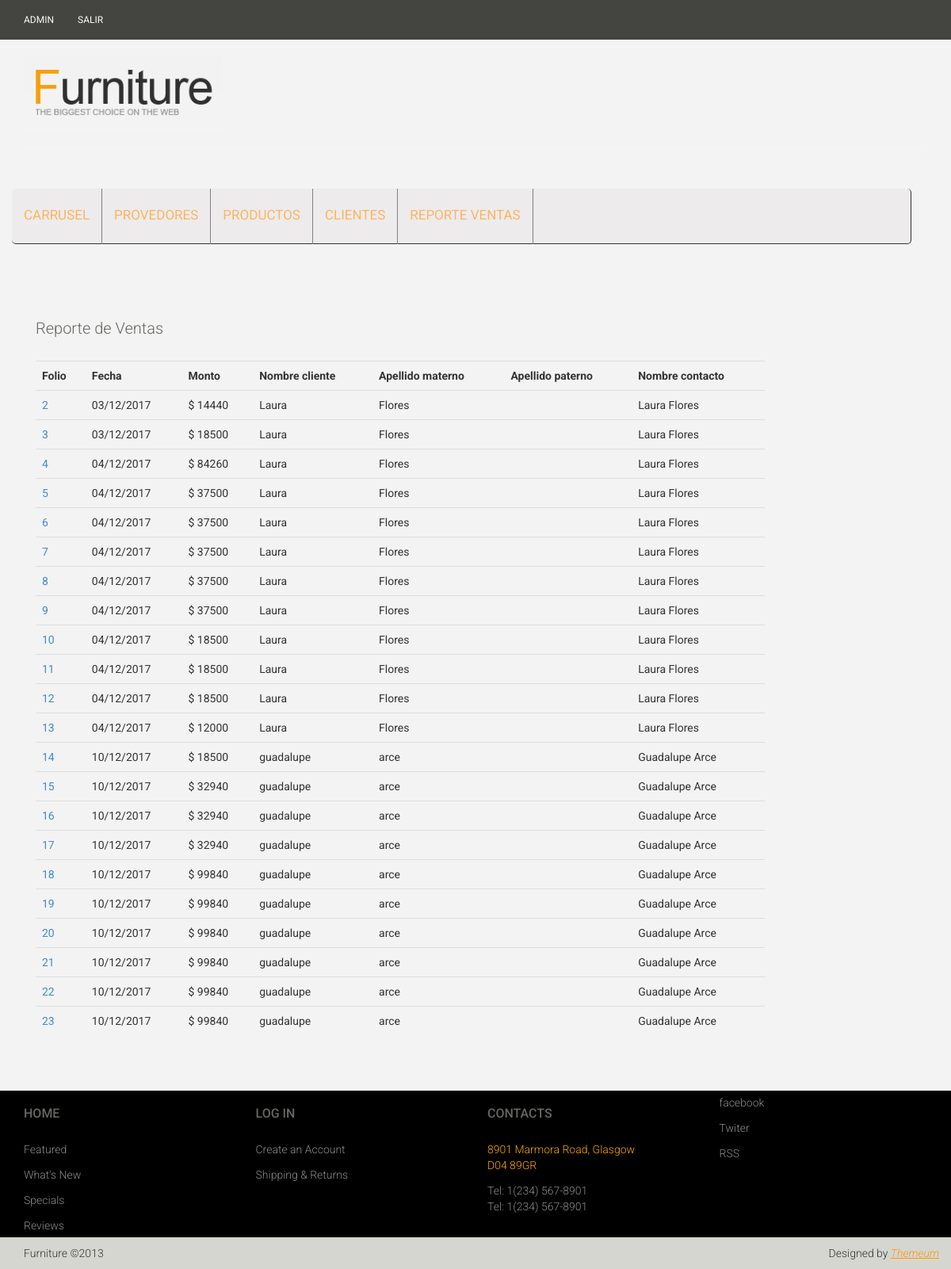
Screenshot of /reporte.php (signed in) with the database file from the repository.
### tables this page shows
CREATE TABLE `pv_venta` (
  `folio` int(11) NOT NULL AUTO_INCREMENT,
  `feha` date DEFAULT NULL,
  `monto` float DEFAULT NULL,
  `id_cliente` int(11) NOT NULL,
  `id_proceso` int(11) NOT NULL,
  PRIMARY KEY (`folio`),
  KEY `fk_PV_VENTA_PV_CLIENTE1_idx` (`id_cliente`),
  KEY `fk_PV_VENTA_PV_PROCESO1_idx` (`id_proceso`),
  CONSTRAINT `fk_PV_VENTA_PV_CLIENTE1` FOREIGN KEY (`id_cliente`) REFERENCES `pv_cliente` (`id_cliente`) ON DELETE NO ACTION ON UPDATE NO ACTION,
  CONSTRAINT `fk_PV_VENTA_PV_PROCESO1` FOREIGN KEY (`id_proceso`) REFERENCES `pv_proceso` (`id_proceso`) ON DELETE NO ACTION ON UPDATE NO ACTION
);

CREATE TABLE `pv_cliente` (
  `id_cliente` int(11) NOT NULL AUTO_INCREMENT,
  `nombre_cliente` varchar(45) DEFAULT NULL,
  `ap_paterno_cliente` varchar(45) DEFAULT NULL,
  `ap_materno_cliente` varchar(45) DEFAULT NULL,
  `codigo_postal` int(11) DEFAULT NULL,
  `calle` varchar(255) DEFAULT NULL,
  `numero_exterior` varchar(50) DEFAULT NULL,
  `numero_interior` varchar(50) DEFAULT NULL,
  `entre_calles` varchar(512) DEFAULT NULL,
  `referencias` varchar(255) DEFAULT NULL,
  `id_estado` int(11) DEFAULT NULL,
  `id_municipio` int(11) DEFAULT NULL,
  `colonia` varchar(255) DEFAULT NULL,
  `nombre_contacto` varchar(255) DEFAULT NULL,
  `telefono` bigint(20) DEFAULT NULL,
  PRIMARY KEY (`id_cliente`),
  KEY `fk_PV_CLIENTE_PV_ESTADO` (`id_estado`),
  KEY `fk_PV_CLIENTE_PV_MUNICIPIO` (`id_municipio`),
  CONSTRAINT `fk_PV_CLIENTE_PV_ESTADO` FOREIGN KEY (`id_estado`) REFERENCES `pv_estado` (`id_estado`) ON DELETE NO ACTION ON UPDATE NO ACTION,
  CONSTRAINT `fk_PV_CLIENTE_PV_MUNICIPIO` FOREIGN KEY (`id_municipio`) REFERENCES `pv_municipio` (`id_municipio`) ON DELETE NO ACTION ON UPDATE NO ACTION
);

### reporte.php (the view, shortened to what this page needs)
<!DOCTYPE html>
<html lang="en">
<head>
    <link href="css/bootstrap.min.css" rel="stylesheet">
    <link href="css/font-awesome.min.css" rel="stylesheet">
    <link href="css/prettyPhoto.css" rel="stylesheet">
    <link href="css/price-range.css" rel="stylesheet">
    <link href="css/animate.css" rel="stylesheet">
    <link href="css/main.css" rel="stylesheet">
    <link href="css/responsive.css" rel="stylesheet">
    <link href="css/furniture.css" rel="stylesheet">
</head>
<body>
  <header id="header">
    <?php include_once('headeradmin.php'); ?>
  </header>
  <section id="form">
    <div class="container">
        <div class="col-md-10">
          <div class="signup-form">
            <h2>Reporte de Ventas</h2>
            <?php
            include_once('conexion.php');
            $sql = "select folio, date_format(feha, '%d/%m/%Y') as feha, monto, c.nombre_cliente, c.ap_paterno_cliente,
            c.ap_materno_cliente, c.nombre_contacto, c.calle, c.numero_exterior, c.numero_interior, c.entre_calles, c.referencias, c.colonia,
            e.estado, m.municipio, c.codigo_postal
            from pv_venta v
            inner join pv_cliente c on v.id_cliente = c.id_cliente
            inner join pv_estado e on c.id_estado = e.id_estado
            inner join pv_municipio m on c.id_municipio = m.id_municipio ";
            $resulta = $conn->query($sql) or die("error: " . mysqli_error($conn));
            echo "<table class='table'>";
            echo "<tr>";
            echo "<th>Folio</th>";
            echo "<th>Fecha</th>";
            echo "<th>Monto</th>";
            echo "<th>Nombre cliente</th>";
            echo "<th>Apellido materno</th>";
            echo "<th>Apellido paterno</th>";
            echo "<th>Nombre contacto</th>";
            echo "</tr>";
            while($row=$resulta->fetch_assoc()){
              echo "<tr>";
              echo "<td><a href='reporteDetalle.php?folio=" . $row['folio'] . "'>". $row['folio'] ."</a></td>";
              echo "<td>". $row['feha'] ."</td>";
              echo "<td>$ ". $row['monto'] ."</td>";
              echo "<td>". $row['nombre_cliente'] ."</td>";
              echo "<td>". $row['ap_paterno_cliente'] ."</td>";
              echo "<td>". $row['ap_materno_cliente'] ."</td>";
              echo "<td>". $row['nombre_contacto'] ."</td>";
              echo "</tr>";
            }
            echo "</table>";
            ?>
          </div>
        </div>
    </div>
  </section>
  <footer id="footer">
    <?php include_once('footer.php'); ?>
  </footer>
</body>
</html>

### css/main.css (style rules this page uses)
body { font-family: 'Roboto', sans-serif; background:#f3f3f3; position: relative; font-weight:400px; }
a { -webkit-transition: 300ms; -moz-transition: 300ms; -o-transition: 300ms; transition: 300ms; }
h1, h2, h3, h4, h5, h6 { font-family: 'Roboto', sans-serif; }
#footer { background: #000; }
#form { display: block; margin-bottom: 50px; margin-top: 25px; overflow: hidden; }
.login-form h2, .signup-form h2 { color: #696763; font-family: 'Roboto', sans-serif; font-size: 20px; font-weight: 300; margin-bottom: 30px; }

### rows the page displays
pv_venta: folio "2", feha "03/12/2017", monto "14440", id_cliente.nombre_cliente "Laura", id_cliente.ap_paterno_cliente "Flores", id_cliente.nombre_contacto "Laura Flores"
pv_venta: folio "3", feha "03/12/2017", monto "18500", id_cliente.nombre_cliente "Laura", id_cliente.ap_paterno_cliente "Flores", id_cliente.nombre_contacto "Laura Flores"
pv_venta: folio "4", feha "04/12/2017", monto "84260", id_cliente.nombre_cliente "Laura", id_cliente.ap_paterno_cliente "Flores", id_cliente.nombre_contacto "Laura Flores"
pv_venta: folio "5", feha "04/12/2017", monto "37500", id_cliente.nombre_cliente "Laura", id_cliente.ap_paterno_cliente "Flores", id_cliente.nombre_contacto "Laura Flores"
pv_venta: folio "6", feha "04/12/2017", monto "37500", id_cliente.nombre_cliente "Laura", id_cliente.ap_paterno_cliente "Flores", id_cliente.nombre_contacto "Laura Flores"
pv_venta: folio "7", feha "04/12/2017", monto "37500", id_cliente.nombre_cliente "Laura", id_cliente.ap_paterno_cliente "Flores", id_cliente.nombre_contacto "Laura Flores"
pv_venta: folio "8", feha "04/12/2017", monto "37500", id_cliente.nombre_cliente "Laura", id_cliente.ap_paterno_cliente "Flores", id_cliente.nombre_contacto "Laura Flores"
pv_venta: folio "9", feha "04/12/2017", monto "37500", id_cliente.nombre_cliente "Laura", id_cliente.ap_paterno_cliente "Flores", id_cliente.nombre_contacto "Laura Flores"
pv_venta: folio "10", feha "04/12/2017", monto "18500", id_cliente.nombre_cliente "Laura", id_cliente.ap_paterno_cliente "Flores", id_cliente.nombre_contacto "Laura Flores"
pv_venta: folio "11", feha "04/12/2017", monto "18500", id_cliente.nombre_cliente "Laura", id_cliente.ap_paterno_cliente "Flores", id_cliente.nombre_contacto "Laura Flores"
pv_venta: folio "12", feha "04/12/2017", monto "18500", id_cliente.nombre_cliente "Laura", id_cliente.ap_paterno_cliente "Flores", id_cliente.nombre_contacto "Laura Flores"
pv_venta: folio "13", feha "04/12/2017", monto "12000", id_cliente.nombre_cliente "Laura", id_cliente.ap_paterno_cliente "Flores", id_cliente.nombre_contacto "Laura Flores"
pv_venta: folio "14", feha "10/12/2017", monto "18500", id_cliente.nombre_cliente "guadalupe", id_cliente.ap_paterno_cliente "arce", id_cliente.nombre_contacto "Guadalupe Arce"
pv_venta: folio "15", feha "10/12/2017", monto "32940", id_cliente.nombre_cliente "guadalupe", id_cliente.ap_paterno_cliente "arce", id_cliente.nombre_contacto "Guadalupe Arce"
pv_venta: folio "16", feha "10/12/2017", monto "32940", id_cliente.nombre_cliente "guadalupe", id_cliente.ap_paterno_cliente "arce", id_cliente.nombre_contacto "Guadalupe Arce"
pv_venta: folio "17", feha "10/12/2017", monto "32940", id_cliente.nombre_cliente "guadalupe", id_cliente.ap_paterno_cliente "arce", id_cliente.nombre_contacto "Guadalupe Arce"
pv_venta: folio "18", feha "10/12/2017", monto "99840", id_cliente.nombre_cliente "guadalupe", id_cliente.ap_paterno_cliente "arce", id_cliente.nombre_contacto "Guadalupe Arce"
pv_venta: folio "19", feha "10/12/2017", monto "99840", id_cliente.nombre_cliente "guadalupe", id_cliente.ap_paterno_cliente "arce", id_cliente.nombre_contacto "Guadalupe Arce"
pv_venta: folio "20", feha "10/12/2017", monto "99840", id_cliente.nombre_cliente "guadalupe", id_cliente.ap_paterno_cliente "arce", id_cliente.nombre_contacto "Guadalupe Arce"
pv_venta: folio "21", feha "10/12/2017", monto "99840", id_cliente.nombre_cliente "guadalupe", id_cliente.ap_paterno_cliente "arce", id_cliente.nombre_contacto "Guadalupe Arce"
pv_venta: folio "22", feha "10/12/2017", monto "99840", id_cliente.nombre_cliente "guadalupe", id_cliente.ap_paterno_cliente "arce", id_cliente.nombre_contacto "Guadalupe Arce"
pv_venta: folio "23", feha "10/12/2017", monto "99840", id_cliente.nombre_cliente "guadalupe", id_cliente.ap_paterno_cliente "arce", id_cliente.nombre_contacto "Guadalupe Arce"

### other values shown
$_SESSION['name'] "ADMIN"
